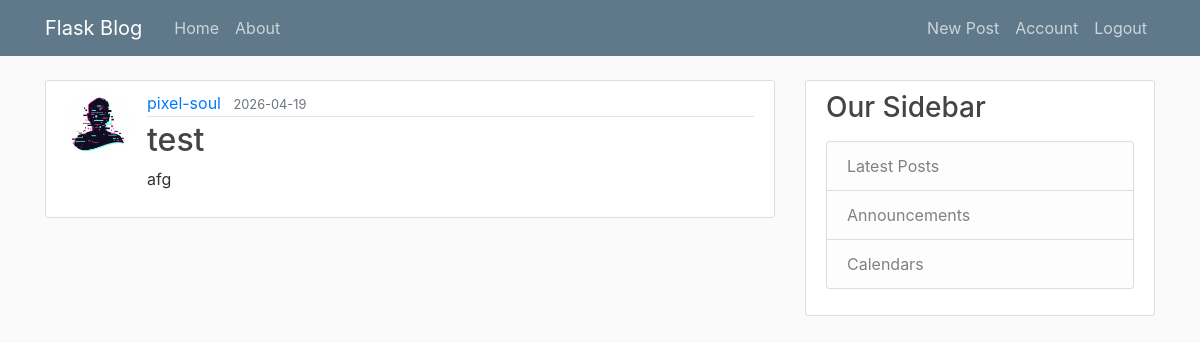
The page /post/27 (signed in) on the database its author committed.
### flask_blog/models.py (models this page shows, shortened)
class User(db.Model, UserMixin):
    id = db.Column(db.Integer, primary_key=True)
    username = db.Column(db.String(20), unique=True, nullable=False)
    email = db.Column(db.String(120), unique=True, nullable=False)
    image_file = db.Column(db.String(20), nullable=False, default='default.jpg')
    password = db.Column(db.String(60), nullable=False)
    posts = db.relationship('Post', backref='author', lazy=True)

class Post(db.Model):
    id = db.Column(db.Integer, primary_key=True)
    title = db.Column(db.String(100), nullable=False)
    content = db.Column(db.Text, nullable=False)
    date_posted = db.Column(db.DateTime, nullable=False, default=datetime.utcnow)
    user_id = db.Column(db.Integer, db.ForeignKey('user.id'), nullable=False)

### flask_blog/posts/routes.py (the view)
@posts.route("/post/<int:post_id>", methods=['GET', 'POST'])
@login_required
def post(post_id):
    post = Post.query.get_or_404(post_id)
    return render_template('post.html', title=post.title, post=post)

### flask_blog/models.py (called while the page is built)
@login_manager.user_loader
def load_user(user_id):
    return User.query.get(int(user_id))

### flask_blog/templates/post.html (shortened to what this page needs)
{% extends "layout.html" %}
{% block content %}
    <article class="media content-section">
        <img class="rounded-circle article-img" src="{{ url_for('static', filename='profile_pics/' + post.author.image_file) }}">
        <div class="media-body">
            <div class="article-metadata">
            <a class="mr-2" href="{{ url_for('users.user_posts', username=post.author.username) }}">{{ post.author.username }}</a>
            <small class="text-muted">{{ post.date_posted.strftime('%Y-%m-%d') }}</small>
            </div>
            <h2>{{ post.title }}</h2>
            <p class="article-content">{{ post.content }}</p>
        </div>
    </article>
{% endblock content %}

### flask_blog/static/main.css (style rules this page uses)
body { background: #fafafa; color: #333333; margin-top: 5rem; }
h1, h2, h3, h4, h5, h6 { color: #444444; }
.content-section { background: #ffffff; padding: 10px 20px; border: 1px solid #dddddd; border-radius: 3px; margin-bottom: 20px; }
.article-content { white-space: pre-line; }
.article-img { height: 65px; width: 65px; margin-right: 16px; }
.article-metadata { padding-bottom: 1px; margin-bottom: 4px; border-bottom: 1px solid #e3e3e3 }

### rows shown on the page
User: image_file (placeholder picture), author.username "pixel-soul"
Post: date_posted "2026-04-19", title "test", content "afg"
